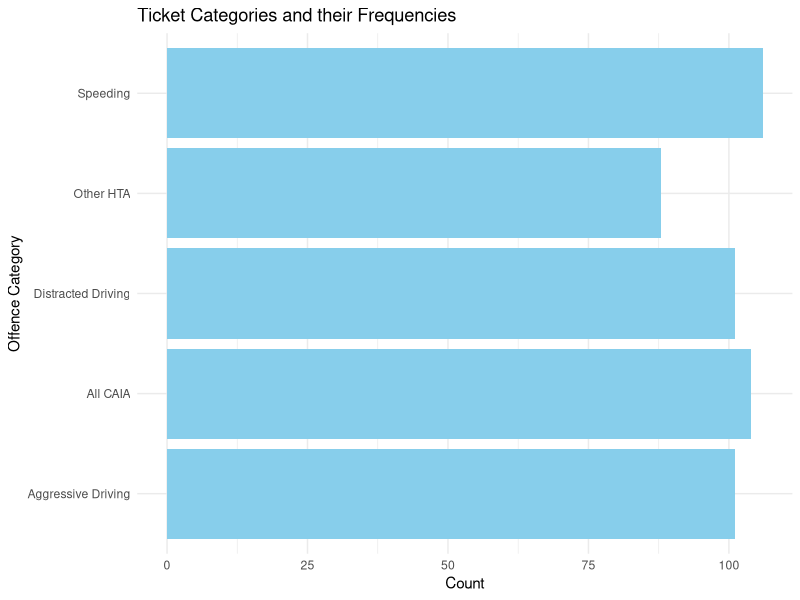
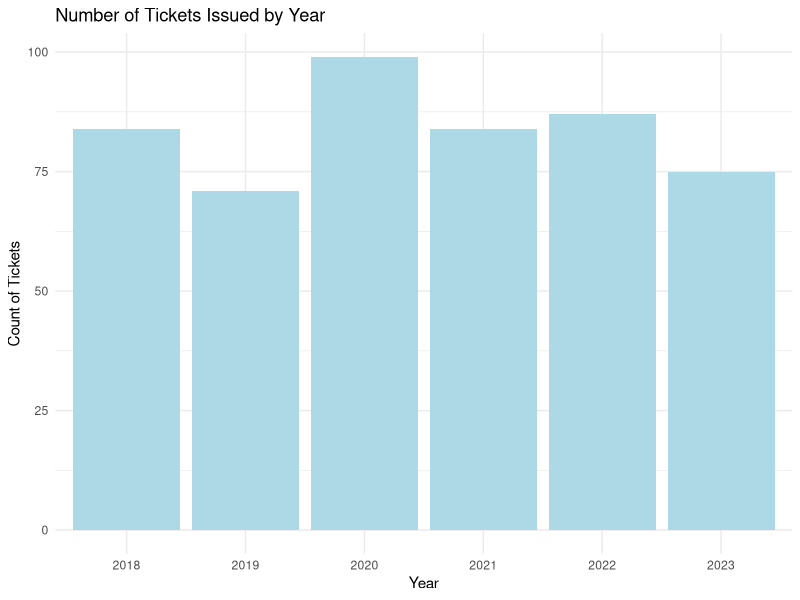

Reproduce these figures in R, in order.
#### Preamble ####
# Purpose: Simulates the issuance of tickets in Toronto, from 2019 to 2023.
# Author: Cristina Su Lam
# Date: 21 September 2024
# Contact: cristina.sulam@utoronto.ca 
# License: MIT
# Pre-requisites: None
# Any other information needed? None


#### Workspace setup ####
library(tidyverse)
library(ggplot2)


#### Simulate data ####
set.seed(23)

num_obs <- 500

simulated_data <- 
  tibble(
    year = sample(2018:2023, num_obs, replace = TRUE),
    ticket_type = sample(c("Prov Offence Notice - Part I (Pot)", 
                           "Prov Offence Summons Part III Form 104"), 
                         num_obs, replace = TRUE),
    offence_category = sample(c("Distracted Driving", "Other HTA", "All CAIA", 
                                "Aggressive Driving", "Speeding"), 
                              num_obs, replace = TRUE),
    age_group = sample(c("Adult", "Young"), num_obs, replace = TRUE),
    division = sample(c("D42", "D22", "D11", "D41", "D53", "D31", "D43", 
                        "D23", "D52", "D32", "D12", 
                        "D55", "D51", "D33", "D14", "D13"), num_obs, 
                      replace = TRUE),
    ticket_count = sample(1:150, num_obs, replace = TRUE) 
  )


# Plot 1: Ticket Categories and their Frequencies
ggplot(simulated_data, aes(y = offence_category)) +
  geom_bar(fill = "skyblue") +
  labs(title = "Ticket Categories and their Frequencies", 
       x = "Count", 
       y = "Offence Category") +
  theme_minimal()

# Plot 2: Bar Graph of Tickets Issued by Year
ggplot(simulated_data, aes(x = as.factor(year))) +
  geom_bar(fill = "lightblue") +
  labs(title = "Number of Tickets Issued by Year", 
       x = "Year", 
       y = "Count of Tickets") +
  theme_minimal()


#### Test Simulated Data ####

# Test 1: Ensure there are no missing values
stopifnot(!any(is.na(simulated_data)))

# Test 2: Check the range of years
stopifnot(all(simulated_data$year >= 2018 & simulated_data$year <= 2023))

# Test 3: Ensure ticket_type contains the expected categories
expected_ticket_types <- c("Prov Offence Notice - Part I (Pot)", 
                           "Prov Offence Summons Part III Form 104")
stopifnot(all(simulated_data$ticket_type %in% expected_ticket_types))

# Test 4: Check for duplicates 
stopifnot(nrow(simulated_data) == nrow(distinct(simulated_data)))

# Test 5: Ensure all age groups are correct
expected_age_groups <- c("Adult", "Young")
stopifnot(all(simulated_data$age_group %in% expected_age_groups))

# Test 6: Ensure all offence categories are correct
expected_offence_categories <- c("Distracted Driving", "Other HTA", "All CAIA", 
                                 "Aggressive Driving", "Speeding")
stopifnot(all(simulated_data$offence_category %in% expected_offence_categories))

# Test 7: Ensure all divisions are in the expected range
expected_divisions <- c("D42", "D22", "D11", "D41", "D53", "D31", "D43", 
                        "D23", "D52", "D32", "D12", "D55", "D51", 
                        "D33", "D14", "D13")
stopifnot(all(simulated_data$division %in% expected_divisions))


